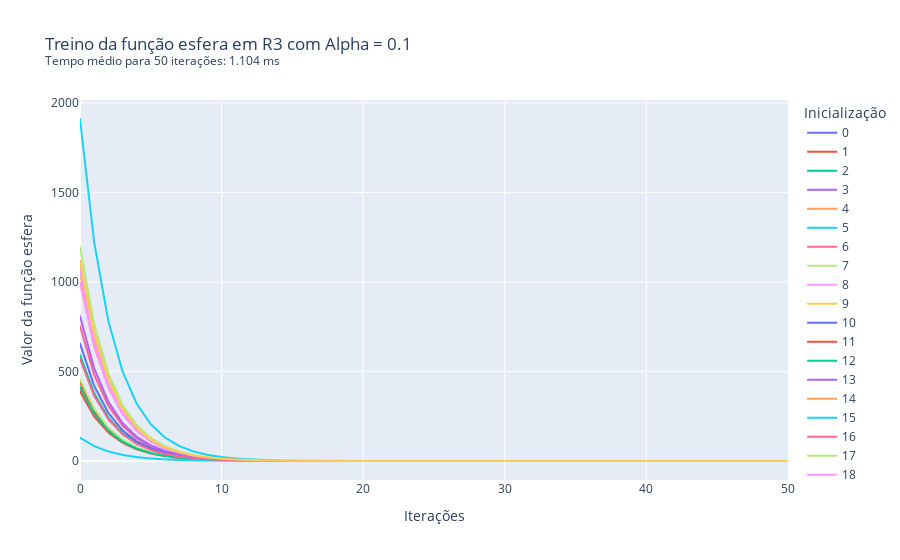

This figure's notebook cell:
### Markdown cell above
Caso 1.2.1: $\alpha$ = 0.1

### Code cell
av03.treina_gradiente(1e-1, 3, 'esfera', 50)
